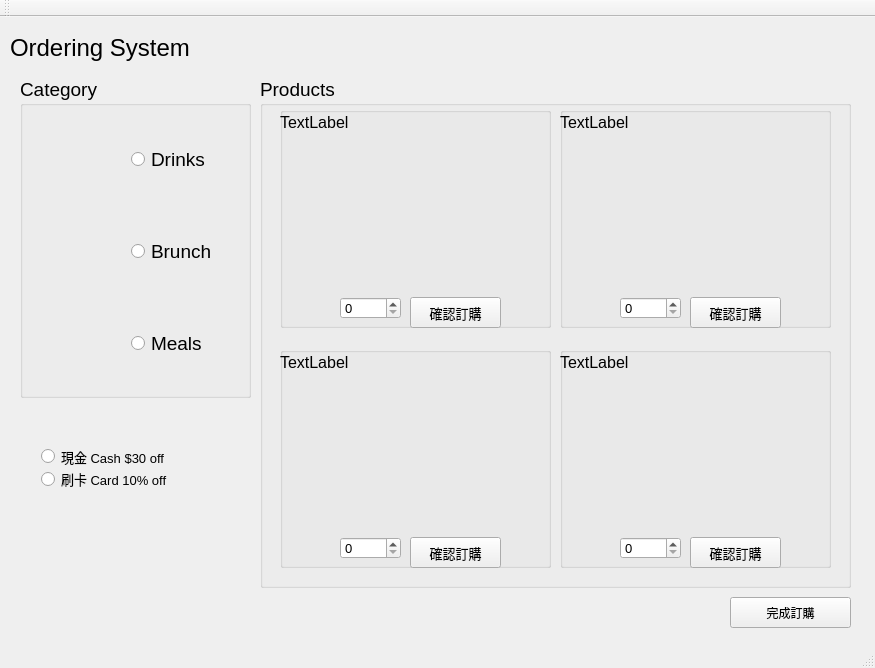
<?xml version="1.0" encoding="UTF-8"?>
<ui version="4.0">
 <class>MainWindow</class>
 <widget class="QMainWindow" name="MainWindow">
  <property name="geometry">
   <rect>
    <x>0</x>
    <y>0</y>
    <width>875</width>
    <height>668</height>
   </rect>
  </property>
  <property name="windowTitle">
   <string>MainWindow</string>
  </property>
  <widget class="QWidget" name="centralWidget">
   <widget class="QLabel" name="Ordering">
    <property name="geometry">
     <rect>
      <x>10</x>
      <y>0</y>
      <width>471</width>
      <height>61</height>
     </rect>
    </property>
    <property name="font">
     <font>
      <family>Arial</family>
      <pointsize>18</pointsize>
     </font>
    </property>
    <property name="text">
     <string>Ordering System</string>
    </property>
   </widget>
   <widget class="QGroupBox" name="Category">
    <property name="geometry">
     <rect>
      <x>20</x>
      <y>60</y>
      <width>231</width>
      <height>321</height>
     </rect>
    </property>
    <property name="font">
     <font>
      <family>Arial</family>
      <pointsize>14</pointsize>
     </font>
    </property>
    <property name="title">
     <string>Category</string>
    </property>
    <widget class="QWidget" name="layoutWidget">
     <property name="geometry">
      <rect>
       <x>100</x>
       <y>0</y>
       <width>121</width>
       <height>351</height>
      </rect>
     </property>
     <layout class="QVBoxLayout" name="verticalLayout">
      <item>
       <widget class="QRadioButton" name="Button_drinks">
        <property name="text">
         <string>Drinks</string>
        </property>
       </widget>
      </item>
      <item>
       <widget class="QRadioButton" name="Button_brunch">
        <property name="text">
         <string>Brunch</string>
        </property>
       </widget>
      </item>
      <item>
       <widget class="QRadioButton" name="Button_meals">
        <property name="text">
         <string>Meals</string>
        </property>
       </widget>
      </item>
     </layout>
    </widget>
    <widget class="QWidget" name="layoutWidget">
     <property name="geometry">
      <rect>
       <x>10</x>
       <y>30</y>
       <width>91</width>
       <height>281</height>
      </rect>
     </property>
     <layout class="QVBoxLayout" name="verticalLayout_2">
      <item>
       <widget class="QLabel" name="label_pic_drinks">
        <property name="text">
         <string/>
        </property>
        <property name="pixmap">
         <pixmap>drinks.png</pixmap>
        </property>
       </widget>
      </item>
      <item>
       <widget class="QLabel" name="label_pic_brunch">
        <property name="text">
         <string/>
        </property>
        <property name="pixmap">
         <pixmap>brunch.png</pixmap>
        </property>
       </widget>
      </item>
      <item>
       <widget class="QLabel" name="label_pic_meals">
        <property name="text">
         <string/>
        </property>
        <property name="pixmap">
         <pixmap>meals.png</pixmap>
        </property>
       </widget>
      </item>
     </layout>
    </widget>
   </widget>
   <widget class="QGroupBox" name="Products">
    <property name="geometry">
     <rect>
      <x>260</x>
      <y>60</y>
      <width>591</width>
      <height>511</height>
     </rect>
    </property>
    <property name="font">
     <font>
      <family>Arial</family>
      <pointsize>14</pointsize>
     </font>
    </property>
    <property name="title">
     <string>Products</string>
    </property>
    <widget class="QGroupBox" name="A">
     <property name="geometry">
      <rect>
       <x>20</x>
       <y>30</y>
       <width>271</width>
       <height>221</height>
      </rect>
     </property>
     <property name="font">
      <font>
       <pointsize>12</pointsize>
      </font>
     </property>
     <property name="title">
      <string/>
     </property>
     <widget class="QLabel" name="A_image">
      <property name="geometry">
       <rect>
        <x>10</x>
        <y>40</y>
        <width>251</width>
        <height>141</height>
       </rect>
      </property>
      <property name="text">
       <string/>
      </property>
     </widget>
     <widget class="QSpinBox" name="NO_A">
      <property name="geometry">
       <rect>
        <x>60</x>
        <y>190</y>
        <width>61</width>
        <height>22</height>
       </rect>
      </property>
      <property name="font">
       <font>
        <pointsize>10</pointsize>
       </font>
      </property>
     </widget>
     <widget class="QLabel" name="A_2">
      <property name="geometry">
       <rect>
        <x>0</x>
        <y>0</y>
        <width>271</width>
        <height>31</height>
       </rect>
      </property>
      <property name="text">
       <string>TextLabel</string>
      </property>
     </widget>
     <widget class="QPushButton" name="pushButton">
      <property name="geometry">
       <rect>
        <x>130</x>
        <y>190</y>
        <width>91</width>
        <height>31</height>
       </rect>
      </property>
      <property name="font">
       <font>
        <pointsize>10</pointsize>
       </font>
      </property>
      <property name="text">
       <string>確認訂購</string>
      </property>
     </widget>
    </widget>
    <widget class="QGroupBox" name="B">
     <property name="geometry">
      <rect>
       <x>300</x>
       <y>30</y>
       <width>271</width>
       <height>221</height>
      </rect>
     </property>
     <property name="font">
      <font>
       <pointsize>12</pointsize>
      </font>
     </property>
     <property name="title">
      <string/>
     </property>
     <widget class="QLabel" name="B_image">
      <property name="geometry">
       <rect>
        <x>10</x>
        <y>40</y>
        <width>251</width>
        <height>141</height>
       </rect>
      </property>
      <property name="text">
       <string/>
      </property>
     </widget>
     <widget class="QSpinBox" name="NO_B">
      <property name="geometry">
       <rect>
        <x>60</x>
        <y>190</y>
        <width>61</width>
        <height>22</height>
       </rect>
      </property>
      <property name="font">
       <font>
        <pointsize>10</pointsize>
       </font>
      </property>
     </widget>
     <widget class="QLabel" name="B_2">
      <property name="geometry">
       <rect>
        <x>0</x>
        <y>0</y>
        <width>271</width>
        <height>31</height>
       </rect>
      </property>
      <property name="text">
       <string>TextLabel</string>
      </property>
     </widget>
     <widget class="QPushButton" name="pushButton_2">
      <property name="geometry">
       <rect>
        <x>130</x>
        <y>190</y>
        <width>91</width>
        <height>31</height>
       </rect>
      </property>
      <property name="font">
       <font>
        <pointsize>10</pointsize>
       </font>
      </property>
      <property name="text">
       <string>確認訂購</string>
      </property>
     </widget>
    </widget>
    <widget class="QGroupBox" name="C">
     <property name="geometry">
      <rect>
       <x>20</x>
       <y>270</y>
       <width>271</width>
       <height>221</height>
      </rect>
     </property>
     <property name="font">
      <font>
       <pointsize>12</pointsize>
      </font>
     </property>
     <property name="title">
      <string/>
     </property>
     <widget class="QLabel" name="C_image">
      <property name="geometry">
       <rect>
        <x>10</x>
        <y>40</y>
        <width>251</width>
        <height>141</height>
       </rect>
      </property>
      <property name="text">
       <string/>
      </property>
     </widget>
     <widget class="QSpinBox" name="NO_C">
      <property name="geometry">
       <rect>
        <x>60</x>
        <y>190</y>
        <width>61</width>
        <height>22</height>
       </rect>
      </property>
      <property name="font">
       <font>
        <pointsize>10</pointsize>
       </font>
      </property>
     </widget>
     <widget class="QLabel" name="C_2">
      <property name="geometry">
       <rect>
        <x>0</x>
        <y>0</y>
        <width>271</width>
        <height>31</height>
       </rect>
      </property>
      <property name="text">
       <string>TextLabel</string>
      </property>
     </widget>
     <widget class="QPushButton" name="pushButton_3">
      <property name="geometry">
       <rect>
        <x>130</x>
        <y>190</y>
        <width>91</width>
        <height>31</height>
       </rect>
      </property>
      <property name="font">
       <font>
        <pointsize>10</pointsize>
       </font>
      </property>
      <property name="text">
       <string>確認訂購</string>
      </property>
     </widget>
    </widget>
    <widget class="QGroupBox" name="D">
     <property name="geometry">
      <rect>
       <x>300</x>
       <y>270</y>
       <width>271</width>
       <height>221</height>
      </rect>
     </property>
     <property name="font">
      <font>
       <pointsize>12</pointsize>
      </font>
     </property>
     <property name="title">
      <string/>
     </property>
     <widget class="QLabel" name="D_image">
      <property name="geometry">
       <rect>
        <x>10</x>
        <y>40</y>
        <width>251</width>
        <height>141</height>
       </rect>
      </property>
      <property name="text">
       <string/>
      </property>
     </widget>
     <widget class="QSpinBox" name="NO_D">
      <property name="geometry">
       <rect>
        <x>60</x>
        <y>190</y>
        <width>61</width>
        <height>22</height>
       </rect>
      </property>
      <property name="font">
       <font>
        <pointsize>10</pointsize>
       </font>
      </property>
     </widget>
     <widget class="QLabel" name="D_2">
      <property name="geometry">
       <rect>
        <x>0</x>
        <y>0</y>
        <width>271</width>
        <height>31</height>
       </rect>
      </property>
      <property name="text">
       <string>TextLabel</string>
      </property>
     </widget>
     <widget class="QPushButton" name="pushButton_4">
      <property name="geometry">
       <rect>
        <x>130</x>
        <y>190</y>
        <width>91</width>
        <height>31</height>
       </rect>
      </property>
      <property name="font">
       <font>
        <pointsize>10</pointsize>
       </font>
      </property>
      <property name="text">
       <string>確認訂購</string>
      </property>
     </widget>
    </widget>
   </widget>
   <widget class="QPushButton" name="pushButton_5">
    <property name="geometry">
     <rect>
      <x>730</x>
      <y>580</y>
      <width>121</width>
      <height>31</height>
     </rect>
    </property>
    <property name="text">
     <string>完成訂購</string>
    </property>
   </widget>
   <widget class="QLabel" name="price">
    <property name="geometry">
     <rect>
      <x>60</x>
      <y>500</y>
      <width>161</width>
      <height>41</height>
     </rect>
    </property>
    <property name="font">
     <font>
      <family>AcadEref</family>
      <pointsize>12</pointsize>
     </font>
    </property>
    <property name="text">
     <string/>
    </property>
   </widget>
   <widget class="QLabel" name="payment">
    <property name="geometry">
     <rect>
      <x>60</x>
      <y>540</y>
      <width>161</width>
      <height>41</height>
     </rect>
    </property>
    <property name="font">
     <font>
      <family>AcadEref</family>
      <pointsize>12</pointsize>
     </font>
    </property>
    <property name="text">
     <string/>
    </property>
   </widget>
   <widget class="QWidget" name="">
    <property name="geometry">
     <rect>
      <x>30</x>
      <y>420</y>
      <width>191</width>
      <height>61</height>
     </rect>
    </property>
    <layout class="QVBoxLayout" name="verticalLayout_3">
     <item>
      <widget class="QRadioButton" name="Button_cash">
       <property name="font">
        <font>
         <family>Arial</family>
         <pointsize>10</pointsize>
        </font>
       </property>
       <property name="text">
        <string>現金 Cash $30 off</string>
       </property>
      </widget>
     </item>
     <item>
      <widget class="QRadioButton" name="Button_card">
       <property name="font">
        <font>
         <family>Arial</family>
         <pointsize>10</pointsize>
        </font>
       </property>
       <property name="text">
        <string>刷卡 Card 10% off</string>
       </property>
      </widget>
     </item>
    </layout>
   </widget>
  </widget>
  <widget class="QMenuBar" name="menuBar">
   <property name="geometry">
    <rect>
     <x>0</x>
     <y>0</y>
     <width>875</width>
     <height>17</height>
    </rect>
   </property>
  </widget>
  <widget class="QToolBar" name="mainToolBar">
   <attribute name="toolBarArea">
    <enum>TopToolBarArea</enum>
   </attribute>
   <attribute name="toolBarBreak">
    <bool>false</bool>
   </attribute>
  </widget>
  <widget class="QStatusBar" name="statusBar"/>
 </widget>
 <layoutdefault spacing="6" margin="11"/>
 <resources/>
 <connections/>
</ui>
